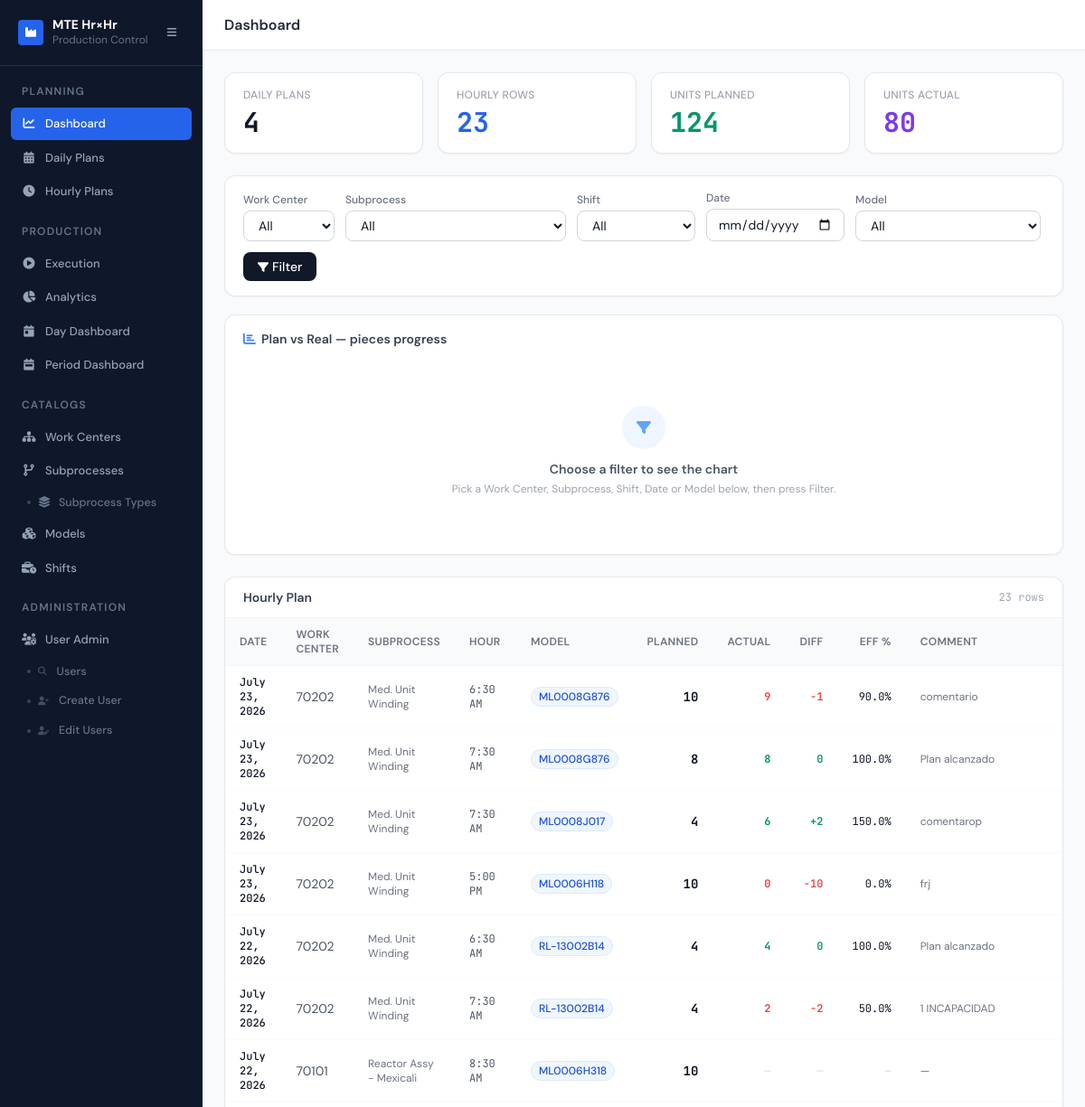
Page / (signed in, upper part) on the earlier database version.
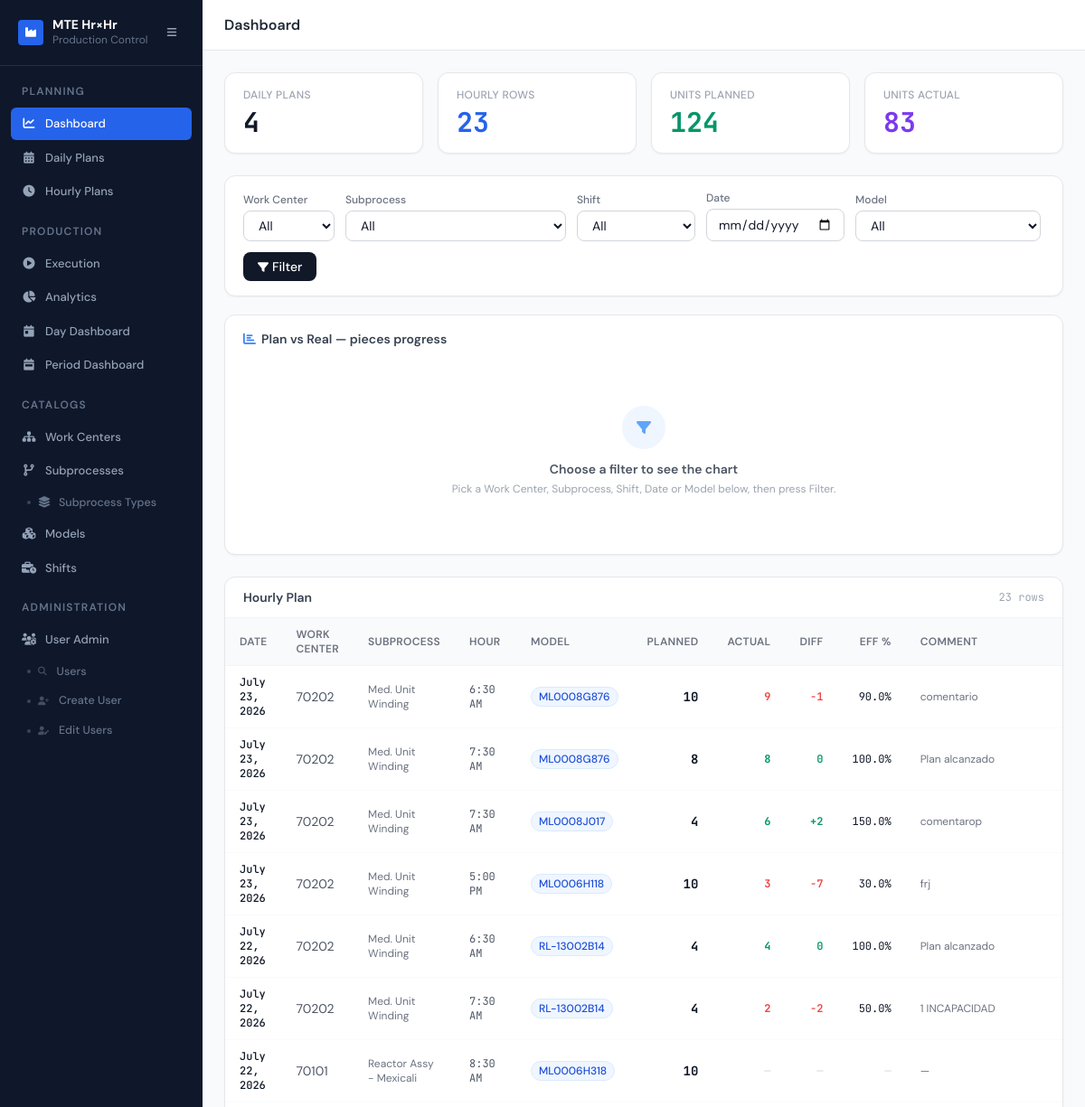
Same page on the later database version.
### planning/models.py (models this page shows, shortened)
class HourlyPlan(models.Model):
    daily_plan       = models.ForeignKey(
        DailyPlan, on_delete=models.CASCADE, related_name="hourly_plans"
    )
    hour             = models.TimeField()
    model            = models.ForeignKey(Model, on_delete=models.CASCADE)
    planned_quantity = models.IntegerField()
    headcount        = models.IntegerField(
        null=True, blank=True,
        help_text="Per-hour headcount override",
    )
    is_overtime      = models.BooleanField(default=False)
    comments         = models.TextField(blank=True, default="")
    operator         = models.ForeignKey(
        User, on_delete=models.SET_NULL, null=True, blank=True,
        related_name="operated_hours",
        help_text="Overrides the shift operator for this hour only.",
    )
    operator_name    = models.CharField(max_length=150, blank=True)
    class Meta:
        verbose_name = "Hourly Plan"
        ordering     = ["hour"]

class DailyPlan(models.Model):
    date        = models.DateField()
    work_center = models.ForeignKey(WorkCenter, on_delete=models.CASCADE)
    subprocess  = models.ForeignKey(SubProcess, on_delete=models.CASCADE)
    headcount   = models.IntegerField()
    shift       = models.ForeignKey(
        Shift, on_delete=models.PROTECT, related_name="daily_plans",
        null=True, blank=True,
    )
    operator    = models.ForeignKey(
        User, on_delete=models.SET_NULL, null=True, blank=True,
        related_name="operated_daily_plans",
        help_text="Operator running this line for the shift.",
    )
    operator_name = models.CharField(max_length=150, blank=True)
    created_by      = models.ForeignKey(
        User, null=True, blank=True, on_delete=models.SET_NULL,
        related_name="plans_created",
    )
    created_by_name = models.CharField(max_length=150, blank=True)
    created_at      = models.DateTimeField(default=timezone.now)
    updated_by      = models.ForeignKey(
        User, null=True, blank=True, on_delete=models.SET_NULL,
        related_name="plans_updated",
    )
    updated_by_name = models.CharField(max_length=150, blank=True)
    updated_at      = models.DateTimeField(auto_now=True)
    class Meta:
        verbose_name    = "Daily Plan"
        unique_together = [["date", "subprocess", "shift"]]
        indexes         = [
            models.Index(fields=["date"]),
            models.Index(fields=["work_center", "date"]),
            models.Index(fields=["shift", "date"]),
            models.Index(fields=["operator"]),
        ]

class Model(models.Model):
    name = models.CharField(max_length=100, unique=True)
    class Meta:
        verbose_name = "Model"
        ordering     = ["name"]

### production/models.py (models this page shows, shortened)
class HourlyExecution(models.Model):
    hourly_plan     = models.OneToOneField(HourlyPlan, on_delete=models.CASCADE)
    actual_quantity = models.IntegerField(default=0)
    scrap_quantity  = models.IntegerField(default=0)
    actual_headcount = models.IntegerField(
        null=True, blank=True,
        help_text="People who actually worked this hour. Blank = not captured.",
    )
    headcount_comment = models.TextField(
        blank=True, default="",
        help_text="Required when the actual headcount differs from the plan.",
    )
    comments        = models.TextField(blank=True, default='',
                                       verbose_name="Loss reason comment")
    scrap_comments  = models.TextField(blank=True, default='',
                                       verbose_name="Scrap comment")
    over_comments   = models.TextField(blank=True, default='',
                                       verbose_name="Overproduction comment")
    ok_comments     = models.TextField(blank=True, default='',
                                       verbose_name="Satisfactory comment")
    zero_comment    = models.TextField(
        blank=True, default='',
        verbose_name="Non-productive hour comment",
        help_text="Optional manual note when both planned and actual are 0.",
    )
    auto_reason     = models.TextField(
        blank=True, default='',
        verbose_name="Time Blocks summary (auto)",
        help_text="Auto-generated from planning Time Blocks. Not a human comment.",
    )
    auto_categories = models.CharField(
        max_length=120, blank=True, default='',
        verbose_name="Time Blocks categories (auto)",
        help_text="Comma-joined category codes for dashboard filtering "
                  "(lunch, preop, workfin, chair, extra).",
    )
    class Meta:
        verbose_name = "Hourly Execution"
    @property
    def diff_quantity(self):
        return self.actual_quantity - self.hourly_plan.planned_quantity
    @property
    def efficiency_pct(self):
        planned = self.hourly_plan.planned_quantity
        if planned == 0:
            return None
        return round(self.actual_quantity / planned * 100, 1)
    @property
    def active_comment(self):
        return (self.comments or self.over_comments or
                self.ok_comments or self.zero_comment or "")
    CATEGORY_LABELS = {
        "lunch":   "Lunch Break",
        "preop":   "Operation Preparation",
        "workfin": "Work Finalization",
        "chair":   "Chair Time",
        "extra":   "Extra Reason",
    }
    PLAN_ACHIEVED_TEXT = "Plan alcanzado"
    SITUATION_ZERO  = "zero"    # planned == 0 (non-productive hour)
    SITUATION_BELOW = "below"   # actual < planned  (loss)
    SITUATION_OVER  = "over"    # actual > planned  (overproduction)
    SITUATION_OK    = "ok"      # actual == planned (target met)
    SITUATION_COMMENT_FIELD = {
        SITUATION_ZERO:  "zero_comment",
        SITUATION_BELOW: "comments",
        SITUATION_OVER:  "over_comments",
        SITUATION_OK:    "ok_comments",
    }
    ALL_SITUATION_COMMENT_FIELDS = (
        "comments", "over_comments", "ok_comments", "zero_comment",
    )

### core/models.py (models this page shows, shortened)
class AuditMixin(models.Model):
    created_by = models.ForeignKey(User, null=True, blank=True, on_delete=models.SET_NULL,
                                   related_name='+', verbose_name="Created by")
    updated_by = models.ForeignKey(User, null=True, blank=True, on_delete=models.SET_NULL,
                                   related_name='+', verbose_name="Updated by")
    created_by_name = models.CharField(max_length=150, blank=True)
    updated_by_name = models.CharField(max_length=150, blank=True)
    created_at = models.DateTimeField(default=timezone.now)
    updated_at = models.DateTimeField(default=timezone.now)
    class Meta:
        abstract = True

class WorkCenter(AuditMixin, models.Model):
    name        = models.CharField(max_length=100)
    description = models.TextField(blank=True)
    is_active   = models.BooleanField(default=True)
    class Meta:
        verbose_name        = "Work Center"
        verbose_name_plural = "Work Centers"

class SubProcess(AuditMixin, models.Model):
    work_center      = models.ForeignKey(WorkCenter, on_delete=models.CASCADE)
    name             = models.CharField(max_length=100)
    subprocess_type  = models.ForeignKey(
        SubProcessType,
        on_delete=models.PROTECT,
        related_name="subprocesses",
        verbose_name="Tipo de subprocess",
        null=True,   # temporarily nullable during migration
        blank=True,
    )
    class Meta:
        verbose_name        = "Sub Process"
        verbose_name_plural = "Sub Processes"

### planning/views.py (the view)
# urls.py: path("",                      views.analytics_dashboard, name="dashboard"),
@login_required
def dashboard(request):
    from django.db.models import Sum
    wc_id    = request.GET.get("wc", "").strip()
    sp_id    = request.GET.get("subprocess", "").strip()
    shift_id = request.GET.get("shift", "").strip()
    date_f   = request.GET.get("date", "").strip()
    model_id = request.GET.get("model", "").strip()
    qs = HourlyPlan.objects.select_related(
        "daily_plan__work_center", "daily_plan__subprocess",
        "daily_plan__shift", "model"
    ).order_by("-daily_plan__date", "hour", "model__name")
    if wc_id:    qs = qs.filter(daily_plan__work_center_id=wc_id)
    if sp_id:    qs = qs.filter(daily_plan__subprocess_id=sp_id)
    if shift_id: qs = qs.filter(daily_plan__shift_id=shift_id)
    if date_f:   qs = qs.filter(daily_plan__date=date_f)
    if model_id: qs = qs.filter(model_id=model_id)
    chart_labels, chart_planned, chart_actual = [], [], []
    chart_models, chart_dates, chart_diff = [], [], []
    for hp in qs:
        try:    actual = hp.hourlyexecution.actual_quantity
        except HourlyExecution.DoesNotExist: actual = None
        chart_labels.append(f"{hp.hour.strftime('%H:%M')} · {hp.model.name}")
        chart_models.append(hp.model.name)
        chart_dates.append(str(hp.daily_plan.date))
        chart_planned.append(hp.planned_quantity)
        chart_actual.append(actual)
        chart_diff.append(
            (actual - hp.planned_quantity) if actual is not None else None
        )
    return render(request, "planning/dashboard.html", {
        "data":          qs,
        "work_centers":  WorkCenter.objects.filter(is_active=True),
        "subprocesses":  SubProcess.objects.select_related("work_center")
                                   .order_by("work_center__name", "name"),
        "shifts":        Shift.objects.filter(is_active=True).order_by("start_time"),
        "models":        Model.objects.all(),
        "filter":        {"wc": wc_id, "subprocess": sp_id,
                          "shift": shift_id, "date": date_f, "model": model_id},
        "has_filters":   any([wc_id, sp_id, shift_id, date_f, model_id]),
        "total_planned": sum(h.planned_quantity for h in qs),
        "total_actual":  sum(c for c in chart_actual if c is not None),
        "total_rows":    qs.count(),
        "daily_plans":   DailyPlan.objects.count(),
        "chart_labels":  json.dumps(chart_labels),
        "chart_models":  json.dumps(chart_models),
        "chart_dates":   json.dumps(chart_dates),
        "chart_planned": json.dumps(chart_planned),
        "chart_actual":  json.dumps(chart_actual),
        "chart_diff":    json.dumps(chart_diff),
    })

### users/models.py (called while the page is built)
    @property
    def is_admin(self):
        return self.role == self.ROLE_ADMIN

### templates/planning/dashboard.html (shortened to what the changed rows need)
{% extends "base.html" %}
{% block page_title %}Dashboard{% endblock %}
{% block content %}
<div class="grid grid-cols-2 lg:grid-cols-4 gap-4 mb-6">
  <div class="bg-white rounded-xl border border-gray-200 px-5 py-4 shadow-sm">
    <p class="text-xs text-gray-400 font-medium uppercase tracking-wide">Units Actual</p>
    <p class="text-3xl font-bold text-violet-600 mt-1 mono">{{ total_actual }}</p>
  </div>
</div>
<div class="bg-white rounded-xl border border-gray-200 shadow-sm overflow-hidden">
  {% if data %}
  <div class="overflow-x-auto">
    <table class="min-w-full text-sm">
      <thead>
        <tr class="bg-gray-50 border-b border-gray-100">
          <th class="px-4 py-2.5 text-left text-xs font-semibold text-gray-500 uppercase tracking-wide">Date</th>
          <th class="px-4 py-2.5 text-left text-xs font-semibold text-gray-500 uppercase tracking-wide">Work Center</th>
          <th class="px-4 py-2.5 text-left text-xs font-semibold text-gray-500 uppercase tracking-wide">Subprocess</th>
          <th class="px-4 py-2.5 text-left text-xs font-semibold text-gray-500 uppercase tracking-wide">Hour</th>
          <th class="px-4 py-2.5 text-left text-xs font-semibold text-gray-500 uppercase tracking-wide">Model</th>
          <th class="px-4 py-2.5 text-right text-xs font-semibold text-gray-500 uppercase tracking-wide">Planned</th>
          <th class="px-4 py-2.5 text-right text-xs font-semibold text-gray-500 uppercase tracking-wide">Actual</th>
          <th class="px-4 py-2.5 text-right text-xs font-semibold text-gray-500 uppercase tracking-wide">Diff</th>
          <th class="px-4 py-2.5 text-right text-xs font-semibold text-gray-500 uppercase tracking-wide">Eff %</th>
          <th class="px-4 py-2.5 text-left text-xs font-semibold text-gray-500 uppercase tracking-wide">Comment</th>
        </tr>
      </thead>
      <tbody class="divide-y divide-gray-50">
        {% for h in data %}
        {% with exec=h.hourlyexecution %}
        <tr class="transition-colors">
          <td class="px-4 py-2.5 font-medium text-gray-900 mono text-xs">{{ h.daily_plan.date }}</td>
          <td class="px-4 py-2.5 text-gray-600">{{ h.daily_plan.work_center.name }}</td>
          <td class="px-4 py-2.5 text-gray-500 text-xs">{{ h.daily_plan.subprocess.name }}</td>
          <td class="px-4 py-2.5 mono text-xs text-gray-600">{{ h.hour|time:"g:i A" }}</td>
          <td class="px-4 py-2.5">
            <span class="inline-flex items-center px-2 py-0.5 rounded-full text-xs font-medium bg-blue-50 text-blue-700 border border-blue-100">
              {{ h.model.name }}
            </span>
          </td>
          <td class="px-4 py-2.5 text-right font-bold text-gray-900 mono">{{ h.planned_quantity }}</td>
          <td class="px-4 py-2.5 text-right mono text-xs">
            {% if exec %}
              <span class="font-bold {% if exec.actual_quantity >= h.planned_quantity %}text-emerald-600{% else %}text-red-500{% endif %}">
                {{ exec.actual_quantity }}
              </span>
            {% else %}
              <span class="text-gray-300">—</span>
            {% endif %}
          </td>
          <td class="px-4 py-2.5 text-right mono text-xs">
            {% if exec %}
              <span class="font-semibold {% if exec.diff_quantity >= 0 %}text-emerald-600{% else %}text-red-500{% endif %}">
                {% if exec.diff_quantity > 0 %}+{% endif %}{{ exec.diff_quantity }}
              </span>
            {% else %}
              <span class="text-gray-300">—</span>
            {% endif %}
          </td>
          <td class="px-4 py-2.5 text-right mono text-xs">
            {% if exec and h.planned_quantity > 0 %}
              {{ exec.efficiency_pct }}%
            {% else %}
              <span class="text-gray-300">—</span>
            {% endif %}
          </td>
          <td class="px-4 py-2.5 text-xs text-gray-500 max-w-[220px] truncate"
              title="{{ exec.active_comment }}">
            {{ exec.active_comment|default:"—" }}
          </td>
        </tr>
        {% endwith %}
        {% endfor %}
      </tbody>
    </table>
  </div>
  {% endif %}
</div>
{% endblock %}

Differences in the rows shown:
changed through a linked row, HourlyPlan "5:00 PM": hourlyexecution.actual_quantity "0" → "3"; hourlyexecution.diff_quantity "-10" → "-7"; hourlyexecution.efficiency_pct "0.0" → "30.0"
Other differences:
{{ total_actual }}: "80" → "83"
